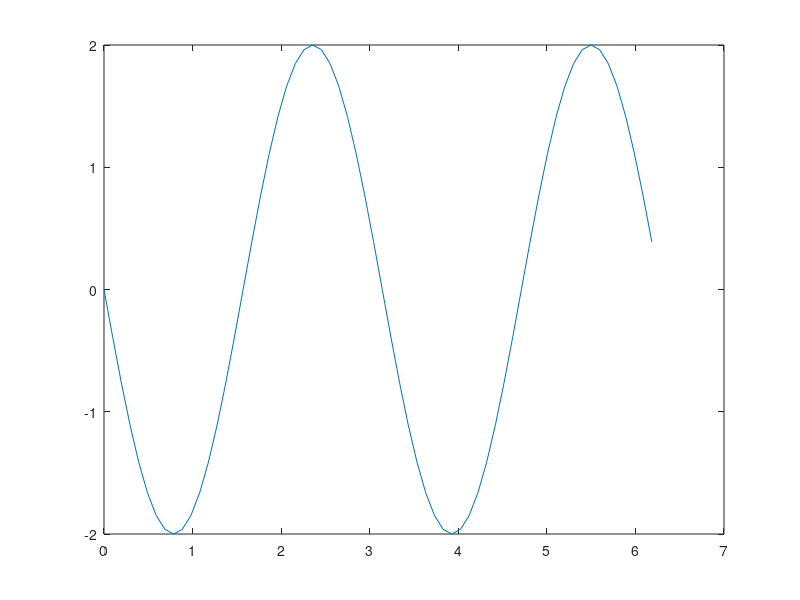

Reproduce this figure in MATLAB.
L =2*pi;
nx = 64;
x = (0:nx-1)*L/nx ;

kx = [0:nx/2-1,  -nx/2:-1]*(2*pi)/L;  %wavenumbers corresponding to x

u = cos(2*x);
%plot(x,u)
dudx = 1i*kx.*fft(u) ;
du = ifft(dudx);
plot(x,du)